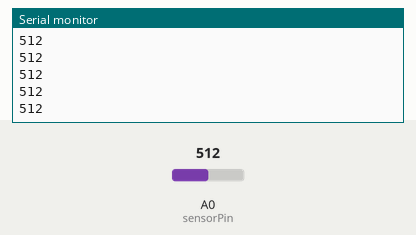
Bench run of a sketch on a simulated Arduino Uno, built with avr-gcc and run on an emulated ATmega328P. Parts: the last lines printed to the serial monitor. The test bench sets the inputs (shaded band); at power-on: A0 (sensorPin) = 512.

Above: at 1.2 s.
1.3 s: A0 (sensorPin) set to 716
At 1.56 s:
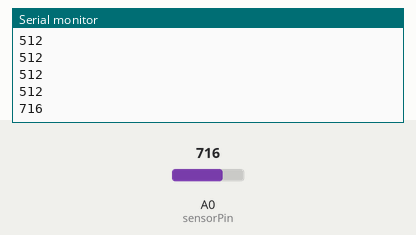
2.8 s: A0 (sensorPin) set to 900
At 2.96 s:
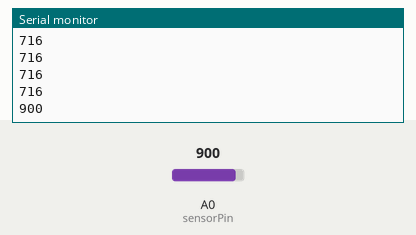
Timing chart, 0 to 5.8 s (numbered marks = the images above; inputs shaded):
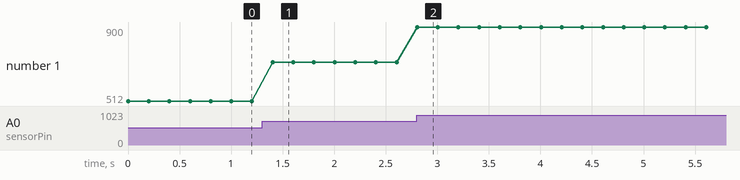

Measured:
- after the input at 1.3 s, the serial monitor: prints a new line after 0.10 s (image 1)
- after the input at 2.8 s, the serial monitor: prints a new line at once (image 2)
- plotted number 1: 512 → 716 after the input at 1.3 s, 716 → 900 after the input at 2.8 s

The sketch:

06_Sound_Sensor.ino
```cpp
/*
 * 名称   : Sound sensor
 * 功能   : 读取声音传感器的值
 * 编译IDE：ARDUINO 2.3.2
 * 作者   : http://www.keyes-robot.com/
*/
int sensorPin = A0 ;  //定义模拟口A0
int value = 0;    //设置value为0

void setup() {
  Serial.begin(9600); //设置波特率
}

void loop() {
  value = analogRead(sensorPin);  //将value设置为读取到的A0的数值
  Serial.println(value, DEC);  //显示value数值，并自动换行
  delay(200);  //延迟0.2S
}
```
